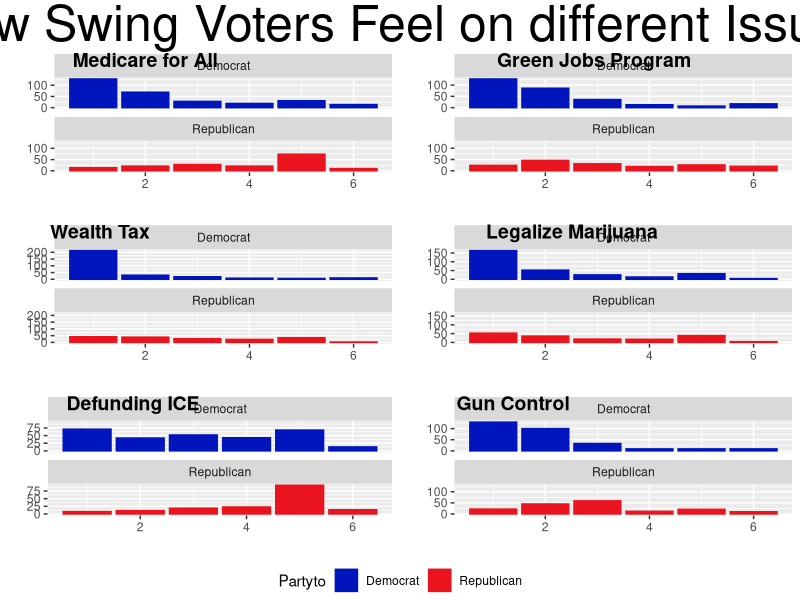
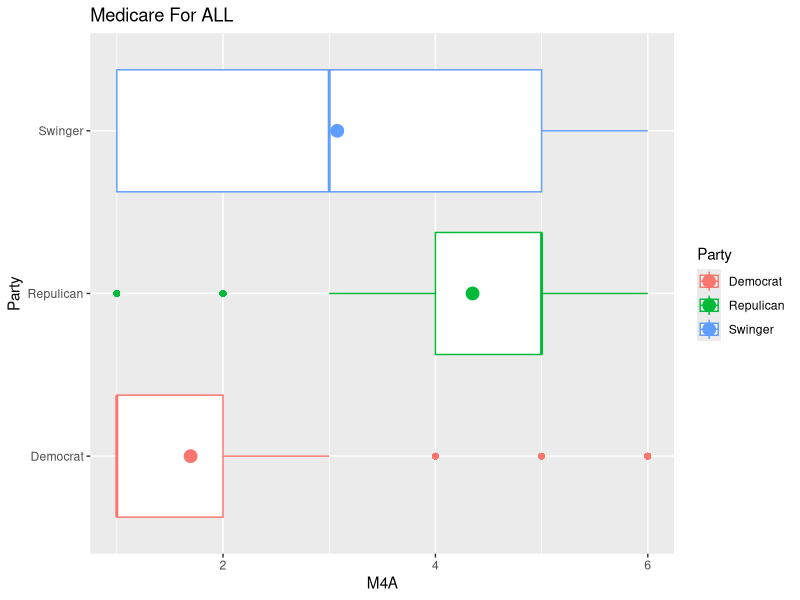
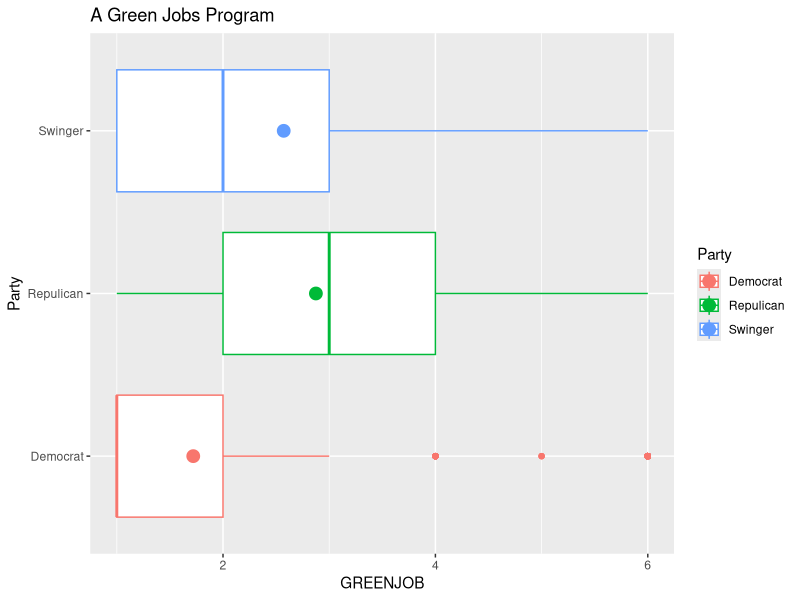
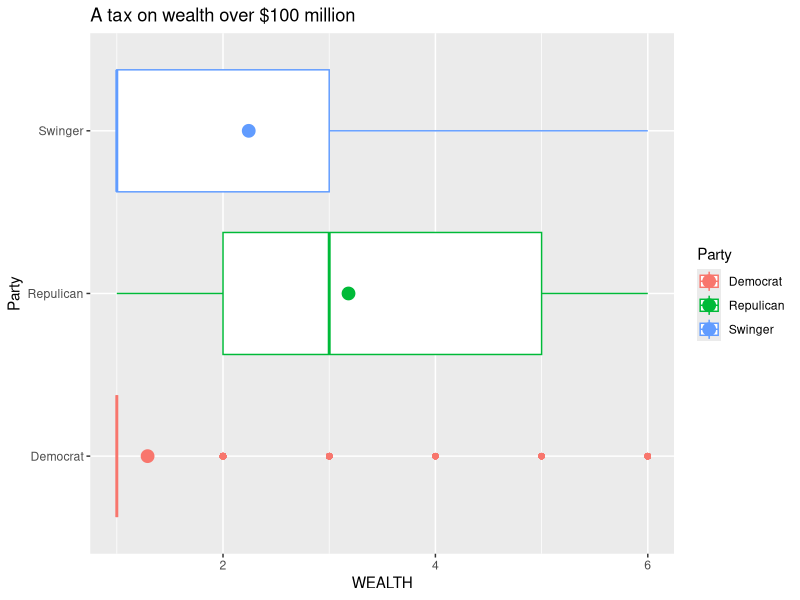
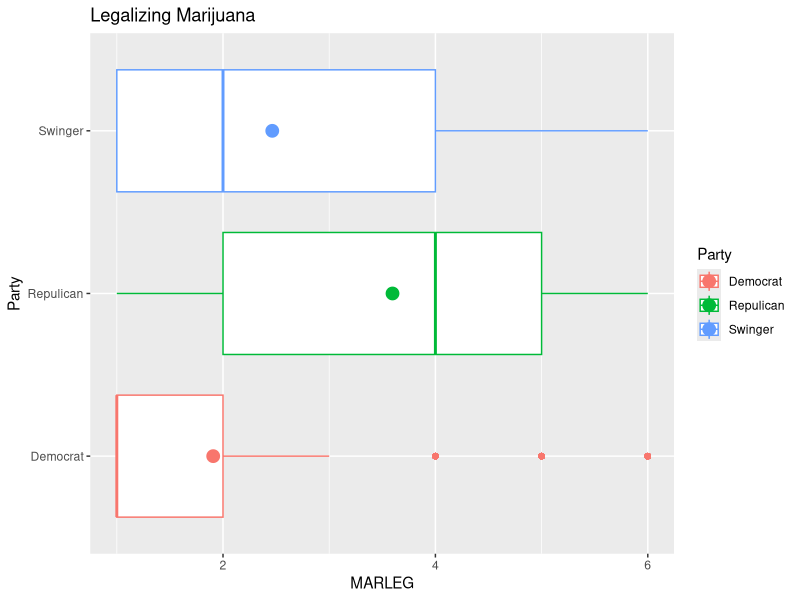
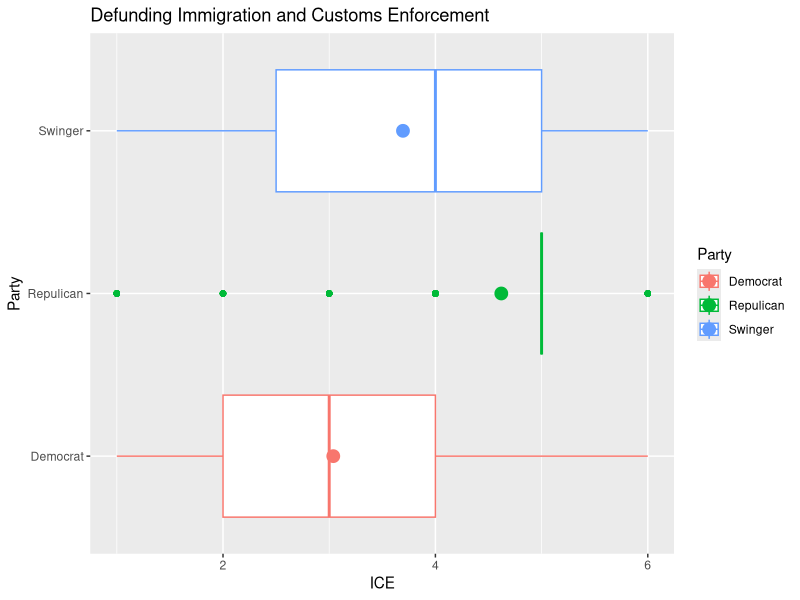
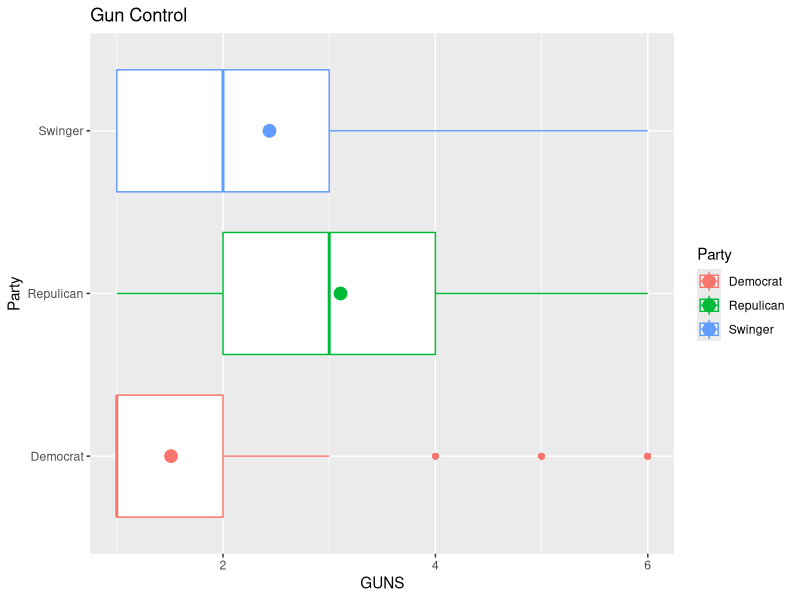
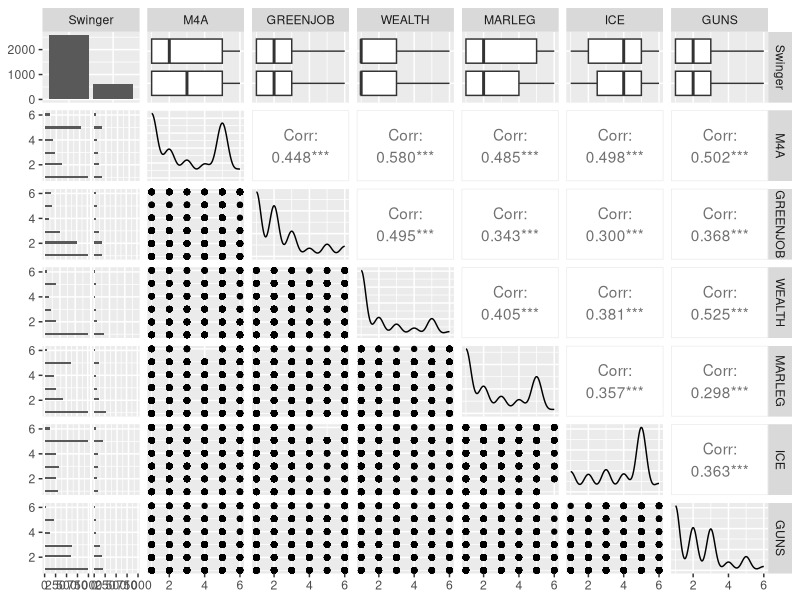

Write R code to recreate these figures, in order.
## ---- chunk 1
knitr::opts_chunk$set(echo = TRUE, cache = TRUE)
# library imports go here
library(tidyverse)
library(GGally)
library(broom)
library(ggpubr)

# read in data
Source <- read.csv("DFP_WTHH_release.csv")
df = Source
colnames(df)[1] = "ID"
#Removed worthless columns
df = df %>%
  select(c(ID,presvote16post,house3,weight_DFP,M4A,
           GREENJOB,WEALTH,MARLEG,ICE,GUNS,
           POP_1,POP_2,POP_3))

df = df %>%
  mutate(
    Swinger = ifelse(presvote16post == house3 & 
                       presvote16post %in% c(1,2),FALSE,TRUE),
    Party = ifelse(presvote16post == house3 &
                     presvote16post %in% c(1,2),
                   ifelse(presvote16post == 1,"Democrat","Repulican"),
                   "Swinger")
  )

# remove rows with NA conflicts
df <- df[-c(2647, 3042, 3200),]

# separate data into groups based on voting pattern
loyalD = df %>%
  filter(presvote16post == 1 & house3 == 1)
loyalR = df %>%
  filter(presvote16post == 2 & house3 == 2) 

loyal <- rbind(loyalD, loyalR)

switchD = df %>%
  filter(presvote16post != 1 & house3 == 1) %>%
  mutate(Partyto = "Democrat")
switchR = df %>%
  filter(presvote16post != 2 & house3 == 2) %>%
  mutate(Partyto = "Republican")


switchers = rbind(switchD,switchR)



# subset data
issues = df %>%
  select(c(Swinger,M4A,GREENJOB,WEALTH,MARLEG,ICE,GUNS))
## ---- chunk 2
IssueSwitchPlot <- function(dataframe,issue) {
  ggplot(dataframe, aes(x = !!ensym(issue), 
                        group = Partyto, 
                        colour = Partyto,
                        fill = Partyto)) +
  geom_bar() + facet_wrap(~Partyto,nrow = 2) +
    #ggtitle(paste("Differences on ",issue)) +
    ylab("") + 
    xlab("") +
    scale_fill_manual(values = c("#0015BC","#E9141D")) +
    scale_color_manual(values = c("#0015BC","#E9141D")) 
}
## ---- chunk 3

wantedIssues = c("M4A","GREENJOB",'WEALTH','MARLEG','ICE','GUNS')

plot_list = lapply(wantedIssues, IssueSwitchPlot, dataframe = switchers)



figLabels = c("Medicare for All","Green Jobs Program","Wealth Tax",
              "Legalize Marijuana","Defunding ICE","Gun Control")


plotGrid = ggarrange(plotlist = plot_list,
          nrow = 3,
          ncol = 2,
          common.legend = TRUE,
          legend = "bottom",
          labels = figLabels)



## ---- chunk 4
annotate_figure(plotGrid,
                top = text_grob("How Swing Voters Feel on different Issues",
                                size = 36))
## ---- chunk 5


ggplot(df, aes(y = M4A, x = Party, color = Party)) + geom_boxplot() + coord_flip() + stat_summary(fun.y = mean, geom = "point", size = 4) + ggtitle("Medicare For ALL")

ggplot(df, aes(y = GREENJOB, x = Party, color = Party)) + geom_boxplot() + coord_flip() + stat_summary(fun.y = mean, geom = "point", size = 4) + ggtitle("A Green Jobs Program")

ggplot(df, aes(y = WEALTH, x = Party, color = Party)) + geom_boxplot() + coord_flip() + stat_summary(fun.y = mean, geom = "point", size = 4) + ggtitle("A tax on wealth over $100 million")

ggplot(df, aes(y = MARLEG, x = Party, color = Party)) + geom_boxplot() + coord_flip() + stat_summary(fun.y = mean, geom = "point", size = 4) + ggtitle("Legalizing Marijuana")

ggplot(df, aes(y = ICE, x = Party, color = Party)) + geom_boxplot() + coord_flip() + stat_summary(fun.y = mean, geom = "point", size = 4) + ggtitle("Defunding Immigration and Customs Enforcement")

ggplot(df, aes(y = GUNS, x = Party, color = Party)) + geom_boxplot() + coord_flip() + stat_summary(fun.y = mean, geom = "point", size = 4) + ggtitle("Gun Control")
## ---- chunk 6

# adding variables to model at a time
one.issue <- glm(Swinger ~ WEALTH, family = quasibinomial, weights = weight_DFP, data = df)
two.issues <- glm(Swinger ~ WEALTH * M4A, family = quasibinomial, weights = weight_DFP, data = df)
three.issues <- glm(Swinger ~ WEALTH * M4A + MARLEG, family = quasibinomial, weights = weight_DFP, data = df)
four.issues <-  glm(Swinger ~ WEALTH * M4A + MARLEG + GUNS, family = quasibinomial, weights = weight_DFP, data = df)
five.issues <-  glm(Swinger ~ WEALTH * M4A + MARLEG + GUNS + GREENJOB, family = quasibinomial, weights = weight_DFP, data = df)
six.issues <- glm(Swinger ~ WEALTH * M4A + MARLEG + GUNS + GREENJOB + ICE, family = quasibinomial, weights = weight_DFP, data = df)

# probs for one issues
coe <- coef(one.issue)
y <- coe[1] + coe[2] * 1:5
probs <- exp(y) / (1 + exp(y)) 
cat("Probabilities for one issue variable (Wealth):\n",probs)
print("")

# probs for two issues
coe <- coef(two.issues)
y <- coe[1] + coe[2] + coe[3] * coe[4] * 1:5
probs <- exp(y) / (1 + exp(y))
cat("\nProbabilities for two issue variables (WEALTH + M4A):\n",probs)
print("")

coe <- coef(three.issues)
y <- coe[1] + coe[2] + coe[3] + coe[4] * coe[5] * 1:5
probs <- exp(y) / (1 + exp(y))
cat("\nProbabilities for three issue variables (WEALTH + M4A + MARLEG):\n",probs)
print("")

coe <- coef(four.issues)
y <- coe[1] + coe[2] + coe[3] + coe[4] + coe[5] * coe[6] * 1:5
probs <- exp(y) / (1 + exp(y))
cat("\nProbabilities for four issue variables (WEALTH + M4A + MARLEG + GUNS):\n",probs)
print("")

coe <- coef(five.issues)
y <- coe[1] + coe[2] + coe[3] + coe[4] + coe[5] + coe[6] * coe[7] * 1:5
probs <- exp(y) / (1 + exp(y))
cat("\nProbabilities for five issue variables (WEALTH + M4A + MARLEG + GUNS+ GREENJOB):\n",probs)
print("")

coe <- coef(six.issues)
y <- coe[1] + coe[2] + coe[3] + coe[4] + coe[5] + coe[6] + coe[7] * coe[8] * 1:5
probs <- exp(y) / (1 + exp(y))
cat("\nProbabilities for six issue variables (WEALTH + M4A + MARLEG + GUNS+GREENJOB + ICE):\n",probs)
## ---- chunk 7
pop <- df[c("POP_1","POP_2","POP_3")]

# populism variable models
one.pop <- glm(Swinger ~ POP_1, family = quasibinomial, weights = weight_DFP, data = df)
two.pops <- glm(Swinger ~ POP_1 + POP_2, family = quasibinomial, weights = weight_DFP, data = df)
three.pops <- glm(Swinger ~ POP_1 + POP_2 + POP_3, family = quasibinomial, weights = weight_DFP, data = df)

# probs for one pop variable
coe <- coef(one.pop)
y <- coe[1] + coe[2] * 1:5
probs <- exp(y) / (1 + exp(y)) 
cat("Probabilities for one populism variable (POP_1):\n",probs)
print("")

# probs for two pop variables
coe <- coef(two.pops)
y <- coe[1] + coe[2] + coe[3] * 1:5
probs <- exp(y) / (1 + exp(y)) 
cat("Probabilities for two populism variables (POP_1+ POP_2):\n",probs)
print("")

# probs for three pop variables
coe <- coef(three.pops)
y <- coe[1] + coe[2] + coe[3] + coe[4] * 1:5
probs <- exp(y) / (1 + exp(y)) 
cat("Probabilities for three populism variables (POP_1 + POP_2 + POP_3):\n",probs)
print("")
## ---- chunk 8
ggpairs(issues)
## ---- chunk 9
# evaluate residuals
six.df <- augment(six.issues)

# evaluate final model
six.df$.fitted = fitted.values(six.issues)
six.df$.resid = residuals(six.issues, type="response") 

gg1 <- ggplot(six.df, aes(x = .fitted, y = .resid)) + 
  geom_point() + 
  geom_smooth(method = "loess", method.args = list(degree = 1)) + 
  xlab("Fitted values") + 
  ylab("Residuals") + 
  ggtitle("Fitted Values over Residuals")

gg2 <- ggplot(six.df, aes(x = WEALTH, y = .resid)) + 
  geom_point() + 
  geom_smooth(method = "loess", method.args = list(degree = 1)) + 
  xlab("Wealth") + 
  ylab("Residuals") + 
  ggtitle("Wealth Responses over Residuals")

gg3 <- ggplot(six.df, aes(x = M4A, y = .resid)) + 
  geom_point() + 
  geom_smooth(method = "loess", method.args = list(degree = 1)) + 
  xlab("M4A") + 
  ylab("Residuals") + 
  ggtitle("Medicare for All Responses over Residuals")

gg4 <- ggplot(six.df, aes(x = GUNS, y = .resid)) + 
  geom_point() + 
  geom_smooth(method = "loess", method.args = list(degree = 1)) + 
  xlab("Guns") + 
  ylab("Residuals") + 
  ggtitle("Gun Responses over Residuals")

gg5 <- ggplot(six.df, aes(x = ICE, y = .resid)) + 
  geom_point() + 
  geom_smooth(method = "loess", method.args = list(degree = 1)) + 
  xlab("ICE") + 
  ylab("Residuals") + 
  ggtitle("ICE Responses over Residuals")

gg6 <- ggplot(six.df, aes(x = GREENJOB, y = .resid)) + 
  geom_point() + 
  geom_smooth(method = "loess", method.args = list(degree = 1)) + 
  xlab("GREENJOB") + 
  ylab("Residuals") + 
  ggtitle("Green-job Responses over Residuals")
  

gg7 <- ggplot(six.df, aes(x = MARLEG, y = .resid)) + 
  geom_point() + 
  geom_smooth(method = "loess", method.args = list(degree = 1)) + 
  xlab("MARLEG") + 
  ylab("Residuals") +
  ggtitle("Legalizing Marijuana Responses over Residuals")

gg1
gg2
gg3
gg4
gg5
gg6
gg7
## ---- chunk 10
ggpairs(pop)
## ---- chunk 11
# evaluate residuals
pop.df <- augment(three.pops)

# evaluate final model
pop.df$.fitted = fitted.values(three.pops)
pop.df$.resid = residuals(three.pops, type="response") 

gg1 <- ggplot(pop.df, aes(x = .fitted, y = .resid)) + 
  geom_point() + 
  geom_smooth(method = "loess", method.args = list(degree = 1)) + 
  xlab("Fitted values") + 
  ylab("Residuals") + 
  ggtitle("Fitted Values over Residuals")

gg2 <- ggplot(pop.df, aes(x = POP_1, y = .resid)) + 
  geom_point() + 
  geom_smooth(method = "loess", method.args = list(degree = 1)) + 
  xlab("POP_1") + 
  ylab("Residuals") + 
  ggtitle("POP 1 Variable over Residuals")

gg3 <- ggplot(pop.df, aes(x = POP_2, y = .resid)) + 
  geom_point() + 
  geom_smooth(method = "loess", method.args = list(degree = 1)) + 
  xlab("POP_2") + 
  ylab("Residuals") + 
  ggtitle("POP 2 Variable over Residuals")

gg4 <- ggplot(pop.df, aes(x = POP_3, y = .resid)) + 
  geom_point() + 
  geom_smooth(method = "loess", method.args = list(degree = 1)) + 
  xlab("POP_3") + 
  ylab("Residuals") + 
  ggtitle("POP 3 Variable over Residuals")


gg1
gg2
gg3
gg4
